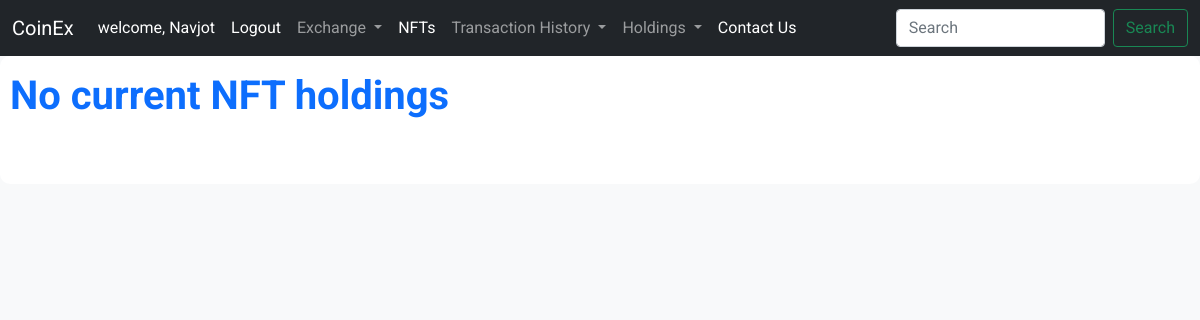
Before: /nft-user-holdings/ (signed in) with the older database file.
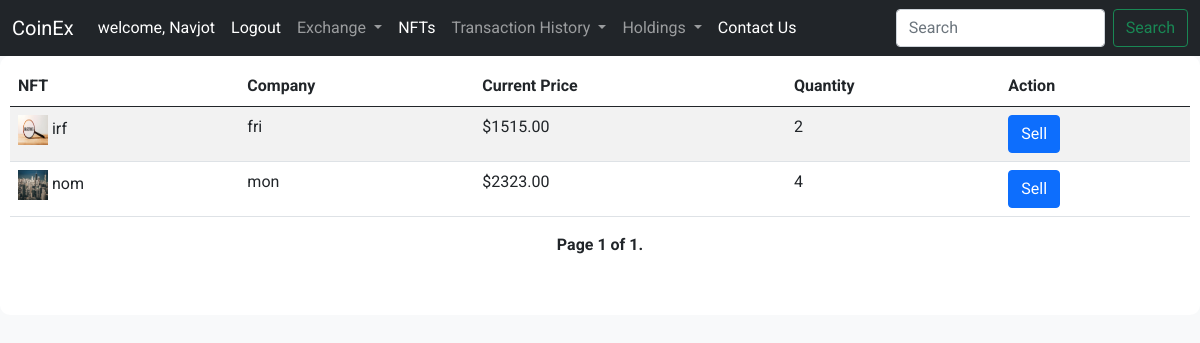
After: the same page with the newer database file.
### mainApp/models.py (models this page shows, shortened)
class NFTUserHolding(models.Model):
    user = models.ForeignKey(User, on_delete=models.CASCADE,  related_name='nft_holdings')
    nft = models.ForeignKey(NFT, on_delete=models.CASCADE,  related_name='user_holdings')
    quantity = models.PositiveIntegerField(default=0)

class NFT(models.Model):
    name = models.CharField(max_length=255)
    symbol = models.CharField(max_length=10)
    image = models.ImageField(upload_to="nft_images/")
    price = models.DecimalField(max_digits=10, decimal_places=2)
    market_cap = models.DecimalField(max_digits=15, decimal_places=2)

### mainApp/views.py (the view, shortened to what this page needs)
# urls.py: path('nft-user-holdings/', views.nftuser_holdings, name='nft-user-holdings'),
@login_required(login_url="/login/")
def nftuser_holdings(request):
    holdings = NFTUserHolding.objects.filter(user=request.user)
    sell_form = SellNFTForm()
    items_per_page = 10
    paginator = Paginator(holdings, items_per_page)
    page = request.GET.get("page")
    try:
        holdings_page = paginator.page(page)
    except PageNotAnInteger:
        holdings_page = paginator.page(1)
    except EmptyPage:
        holdings_page = paginator.page(paginator.num_pages)
    return render(
        request,
        "CoinEx_Index/nftuserholding.html",
        {"user": request.user, "holdings": holdings_page, "sell_form": sell_form},
    )

### mainApp/forms.py
class SellNFTForm(forms.Form):
    quantity = forms.IntegerField(
        min_value=1,
        required=True,
        widget=forms.NumberInput(attrs={"class": "form-control"}),
    )
    nft_symbol = forms.CharField(widget=forms.HiddenInput())

### templates/CoinEx_Index/nftuserholding.html (shortened to what this page needs)
{% extends 'CoinEx_Index/base.html' %}
{% load static %}
{% block content %}
    <div class="container">
        {% if holdings %}
            <div class="table-responsive">
                <table class="table table-striped">
                    <thead>
                    <tr>
                        <th>NFT</th>
                        <th>Company</th>
                        <th>Current Price</th>
                        <th>Quantity</th>
                        <th>Action</th>
                    </tr>
                    </thead>
                    <tbody>
                    {% for holding in holdings %}
                        <tr>
                            <td><img src="{{ holding.nft.image.url }}" alt="{{ holding.nft.symbol }}" width="30"
                                     height="30"> {{ holding.nft.symbol }}</td>
                            <td>{{ holding.nft.name }}</td>
                            <td>${{ holding.nft.price }}</td>
                            <td>{{ holding.quantity }}</td>
                            <td>
                                <button type="button" class="btn btn-primary" data-bs-toggle="modal"
                                        data-bs-target="#sellModel{{ holding.nft.id }}">
                                     Sell
                                </button>
                            </td>
                        </tr>
                    {% endfor %}
                    </tbody>
                </table>
            </div>
            <div class="pagination justify-content-center mb-5">
                <span class="step-links">
                    <span class="current fw-bold">
                Page {{ holdings.number }} of {{ holdings.paginator.num_pages }}.
            </span>
                </span>
            </div>
        {% else %}
            <p class="fw-bold text-primary mb-5" style="font-size: 40px">No current NFT holdings</p>
        {% endif %}
    </div>
{% endblock %}

Changed rows visible on the page:
added NFTUserHolding: nft.image (picture), nft.symbol "irf", nft.name "fri", nft.price "1515.00", quantity "2"
added NFTUserHolding: nft.image (picture), nft.symbol "nom", nft.name "mon", nft.price "2323.00", quantity "4"
Other visible differences:
{{ holdings.number }}: (not shown) → "1"
{{ holdings.paginator.num_pages }}: (not shown) → "1"
text no longer shown: "No current NFT holdings"
text now shown: "NFT Company Current Price Quantity Action Page of ."
